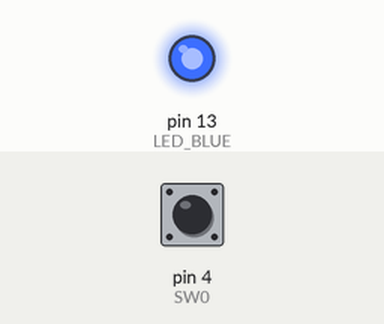
Bench run of a sketch on a simulated Arduino Uno, built with avr-gcc and run on an emulated ATmega328P. Parts: output pins drawn as LEDs (lit = HIGH). Dashed ring = blinking. The test bench sets the inputs (shaded band); at power-on: pin 4 (SW0) HIGH.

Above: at 1.2 s.
1.3 s: pin 4 (SW0) pulled LOW for 0.15 s
At 2.1 s:
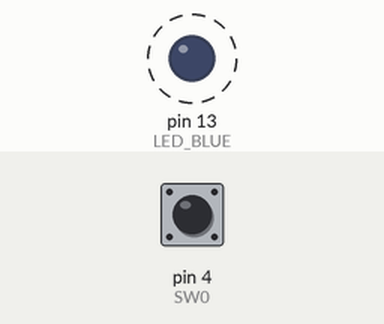
Timing chart, 0 to 7.8 s (numbered marks = the images above; inputs shaded):
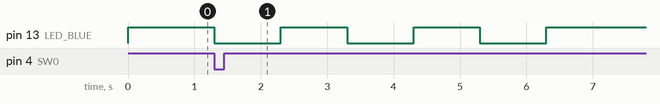

The sketch:

A05_LoopForBlinkLED.ino
```cpp
// define pins
const int LED_BLUE = 13; // pin number of blue led
const int SW0 = 4;       // pin number of push button 0

int i, count = 3;

void setup() {
    // initialize digital blue led pin as an output
    pinMode(LED_BLUE, OUTPUT);
    digitalWrite(LED_BLUE, HIGH); // force turn off

    // initialize the push button pin as an input
    pinMode(SW0, INPUT);
}

void loop() {
    if (digitalRead(SW0) == LOW) {
        // push button 0 is pushed
        // blink for three times
        for(i=0; i<3; i++) {
            // turn blue led off for one second
            digitalWrite(LED_BLUE, LOW);
            delay(1000);

            // turn blue led on for one second
            digitalWrite(LED_BLUE, HIGH);
            delay(1000);
        }
    }
}
```

Measured:
- after the input at 1.3 s, pin 13 (LED_BLUE): alternates HIGH for 1.0 s and LOW for 1.0 s, 6 changes in all, then stays HIGH, starting at once
